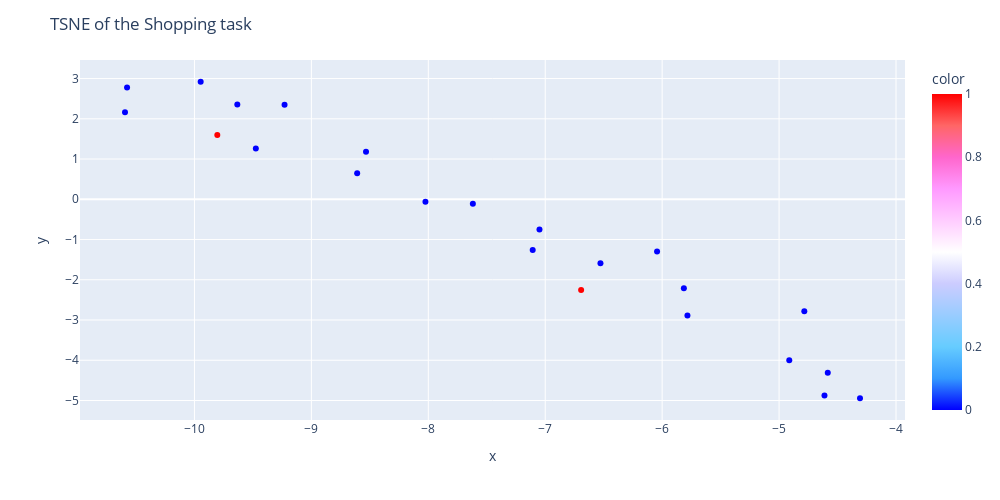

The cell this chart's notebook holds for it:
### Code cell
#Test tsne with 2 components
tsne = TSNE(n_components=2, random_state=0, init='pca', perplexity=10, learning_rate='auto', n_iter=1000, verbose=1)
tsne_obj = tsne.fit_transform(data_ShoppingTask[['total_time','time_holding','right_hand_grab_time','left_hand_grab_time', 'num_errors','correct_objects']])
tsne_obj = pandas.DataFrame(tsne_obj, columns=['x','y'])
#Select color palette with big contrast between extremes
fig = px.scatter(tsne_obj, x='x', y='y', color=data_ShoppingTask['type'], hover_data=[data_ShoppingTask['task_id']], color_continuous_scale='Picnic')
fig.update_layout(title='TSNE of the Shopping task')
fig.update_layout(width=1000, height=500)
fig.show()

### Figure 1 — Plotly figure (JSON) as saved in the notebook; plotly's stock layout.template omitted (floating-point values rounded to 4 significant figures)
{"data": [{"customdata": [[0], [3], [6], [10], [13], [14], [17], [19], [23], [24], [26], [28], [31], [34], [40], [43], [46], [50], [53], [56], [59], [62], [64]], "hovertemplate": "x=%{x}<br>y=%{y}<br>hover_data_0=%{customdata[0]}<br>color=%{marker.color}<extra></extra>", "legendgroup": "", "marker": {"color": [0, 0, 0, 0, 0, 0, 0, 0, 0, 0, 0, 0, 0, 0, 0, 0, 0, 0, 0, 0, 0, 1, 1], "coloraxis": "coloraxis", "symbol": "circle"}, "mode": "markers", "name": "", "orientation": "v", "showlegend": false, "type": "scatter", "x": [-4.784, -8.533, -5.784, -6.044, -4.612, -8.024, -7.049, -10.59, -9.947, -4.584, -9.229, -8.608, -7.107, -5.814, -4.308, -4.913, -9.475, -10.58, -6.528, -7.619, -9.633, -6.693, -9.805], "xaxis": "x", "y": [-2.783, 1.182, -2.89, -1.296, -4.878, -0.06357, -0.7527, 2.164, 2.92, -4.31, 2.351, 0.6438, -1.263, -2.21, -4.944, -3.998, 1.265, 2.779, -1.592, -0.1094, 2.353, -2.252, 1.599], "yaxis": "y"}], "layout": {"coloraxis": {"colorbar": {"title": {"text": "color"}}, "colorscale": [[0, "rgb(0,0,255)"], [0.1, "rgb(51,153,255)"], [0.2, "rgb(102,204,255)"], [0.3, "rgb(153,204,255)"], [0.4, "rgb(204,204,255)"], [0.5, "rgb(255,255,255)"], [0.6, "rgb(255,204,255)"], [0.7, "rgb(255,153,255)"], [0.8, "rgb(255,102,204)"], [0.9, "rgb(255,102,102)"], [1, "rgb(255,0,0)"]]}, "height": 500, "legend": {"tracegroupgap": 0}, "margin": {"t": 60}, "title": {"text": "TSNE of the Shopping task"}, "width": 1000, "xaxis": {"anchor": "y", "domain": [0, 1], "title": {"text": "x"}}, "yaxis": {"anchor": "x", "domain": [0, 1], "title": {"text": "y"}}}}
